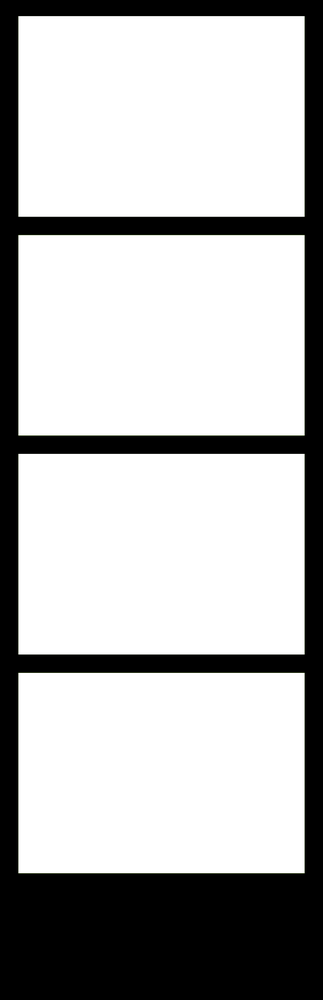
#> input picture black.png, 323 x 1000 px, shrunk from 1000 x 3100 before the run; its folder holds only this picture in this run
$ python bg-remover.py
#> lines starting #> are read from the running program, lines starting #| are printed output that depends on the picture
from PIL import Image
import numpy as np
import os
import glob

# 목표 색상 설정 (RGB 형식)
target_color = (90, 156, 6)  # #5a9c06 색상에 해당

# 현재 폴더의 모든 PNG 파일 찾기
png_files = glob.glob("*.png")

# 처리할 파일이 없는 경우
if not png_files:
    print("현재 폴더에 PNG 파일이 없습니다.")
    exit()

print(f"총 {len(png_files)}개의 PNG 파일을 처리합니다.")

# 각 PNG 파일에 대해 처리
for i, file_path in enumerate(png_files, 1):
    try:
        print(f"[{i}/{len(png_files)}] 처리 중: {file_path}")

        # 이미지 불러오기
        image = Image.open(file_path).convert("RGBA")
#> image is the input picture: PIL image 323x1000 RGBA; mean R, G, B, A 0.5, 0.8, 0, 73.8

        # 이미지를 numpy 배열로 변환
        data = np.array(image)

        # RGB 채널을 분리
        r, g, b, a = data.T
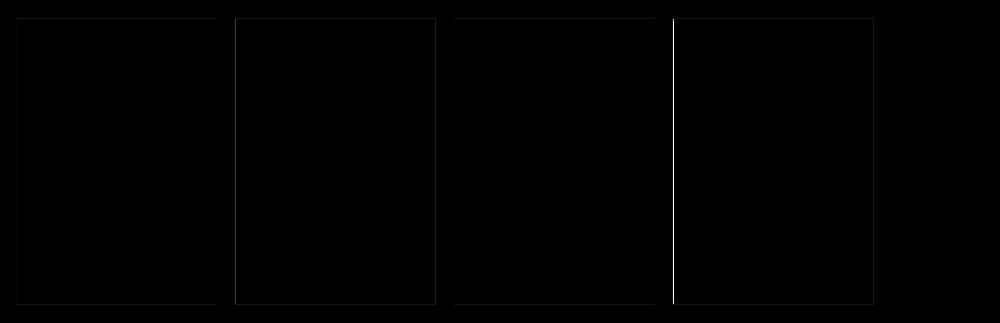
#> r: shape (323, 1000); min 0, max 255, mean 0.5
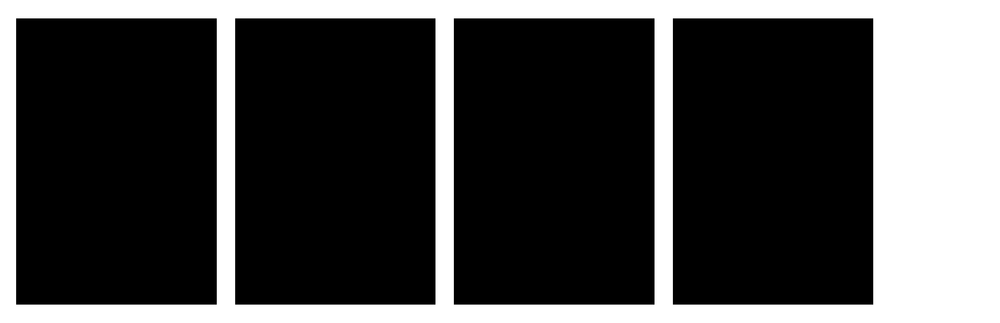
#> a: shape (323, 1000); min 0, max 255, mean 73.8

        # 목표 색상 영역 찾기
        target_areas = (r == target_color[0]) & (g == target_color[1]) & (b == target_color[2])
#> target_areas: shape (323, 1000) bool; every value is 0

        # 알파 채널을 0으로 설정 (투명하게 만들기)
        data[..., -1][target_areas.T] = 0

        # numpy 배열을 다시 이미지로 변환
        transparent_image = Image.fromarray(data)

        # 원본 파일명에서 확장자 제거 후 '_transparent' 추가
        filename_without_ext = os.path.splitext(file_path)[0]
        output_path = f"{filename_without_ext}_transparent.png"

        # 결과 이미지 저장
        transparent_image.save(output_path)
        print(f"  → 저장 완료: {output_path}")

    except Exception as e:
        print(f"  → 오류 발생: {file_path} - {str(e)}")

print("\n모든 파일 처리 완료!")

$ run again, on silver.png
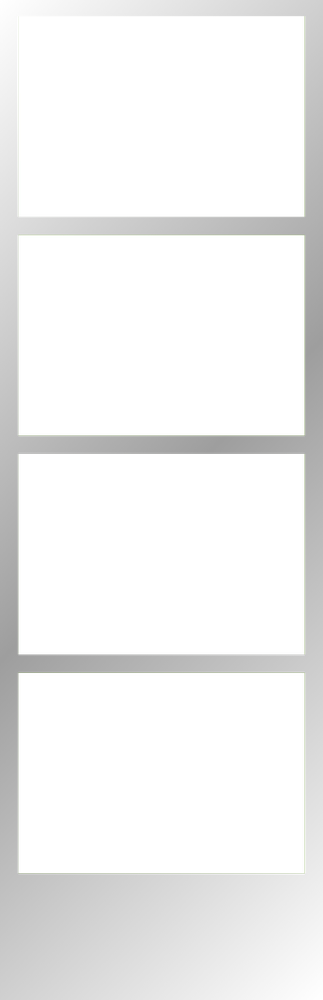
#> input picture silver.png, 323 x 1000 px, shrunk from 1000 x 3100 before the run
#> image is the input picture: PIL image 323x1000 RGBA; mean R, G, B, A 62.8, 63.3, 62.5, 73.8
#> `r, g, b, a = data.T`:
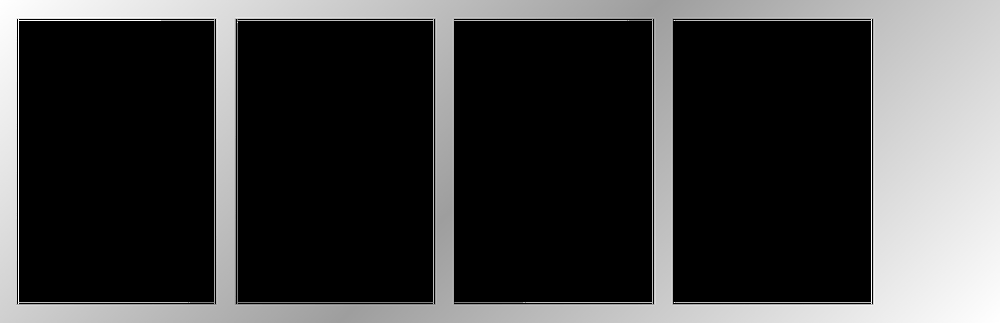
#> r: shape (323, 1000); min 0, max 255, mean 62.8
#> target_areas: shape (323, 1000) bool; every value is 0
